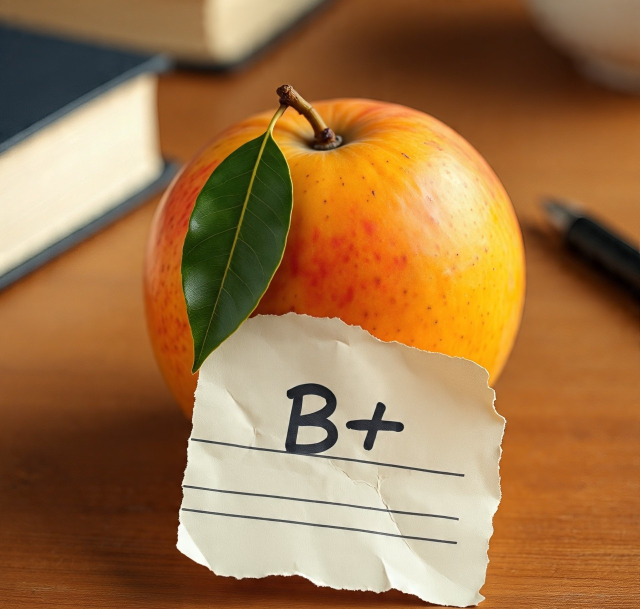
#> input picture assets/images/fruit_grade.jpeg, 1280 x 1218 px (shown at 1/2 size)
$ python -i testing_mango_grading.py   (imports and definitions only)
#> lines starting #> are read from the running program, lines starting #| are printed output that depends on the picture
import joblib
import os
import cv2
import numpy as np
import matplotlib.pyplot as plt
from sklearn.naive_bayes import GaussianNB
from sklearn.model_selection import train_test_split
from sklearn.metrics import classification_report, confusion_matrix


# Load models


# Class names
class_names = {0: 'Undamaged', 1: 'Mild Damage', 2: 'Severe Damage'}
def preprocess_and_extract_features(images):
    features = []
    for img in images:
        resized = cv2.resize(img, (100, 100))  # Resize for uniformity
        gray = cv2.cvtColor(resized, cv2.COLOR_BGR2GRAY)  # RGB → Grayscale

        # Noise Removal: Apply Gaussian blur
        blurred = cv2.GaussianBlur(gray, (5, 5), 0)

        # Thresholding: Grayscale → Binary
        _, binary = cv2.threshold(blurred, 127, 255, cv2.THRESH_BINARY_INV)

        # Extract RGB Mean Values
        avg_color_per_row = np.average(resized, axis=0)
        avg_colors = np.average(avg_color_per_row, axis=0)  # BGR
        b, g, r = avg_colors

        # Extract Size (Area) and Shape (Aspect Ratio)
        contours, _ = cv2.findContours(binary, cv2.RETR_EXTERNAL, cv2.CHAIN_APPROX_SIMPLE)
        area = 0
        aspect_ratio = 0
        if contours:
            c = max(contours, key=cv2.contourArea)
            area = cv2.contourArea(c)
            x, y, w, h = cv2.boundingRect(c)
            aspect_ratio = float(w) / h if h != 0 else 0

        features.append([r, g, b, area, aspect_ratio])
    return np.array(features)

# Test function for new image
def classify_with_both_models(img_path, nb_model, rf_model):
    img = cv2.imread(img_path)
    if img is None:
        print("Error loading image.")
        return

    # Extract features from image
    features = preprocess_and_extract_features([img])  # Your earlier function

    # Predictions
    pred_nb = nb_model.predict(features)[0]
    pred_rf = rf_model.predict(features)[0]

    # Print results
    print(f"\n🟡 Naive Bayes Prediction: {class_names[pred_nb]}")
    print(f"🟢 Random Forest Prediction: {class_names[pred_rf]}")

    # Show image with predictions
    img_rgb = cv2.cvtColor(img, cv2.COLOR_BGR2RGB)
    plt.imshow(img_rgb)
    plt.title(f"NB: {class_names[pred_nb]} | RF: {class_names[pred_rf]}")
    plt.axis('off')
    plt.show()

    return pred_nb, pred_rf

def plot_prediction_comparison(pred_nb, pred_rf):
    predictions = [pred_nb, pred_rf]
    model_names = ['Naive Bayes', 'Random Forest']
    colors = ['orange', 'green']

    plt.bar(model_names, predictions, color=colors)
    plt.ylim(0, 2.5)
    plt.yticks([0, 1, 2], ['Undamaged', 'Mild Damage', 'Severe Damage'])
    plt.title('Model Prediction Comparison')
    plt.ylabel('Predicted Class')
    plt.show()
# Path to your new test image
# [1 line not run here, left out]

# Classify and plot
# [1 line that did not run here, left out]
# [1 line not run here, left out]

>>> import cv2
>>> picture = cv2.imread('../../../assets/images/fruit_grade.jpeg', cv2.IMREAD_GRAYSCALE)
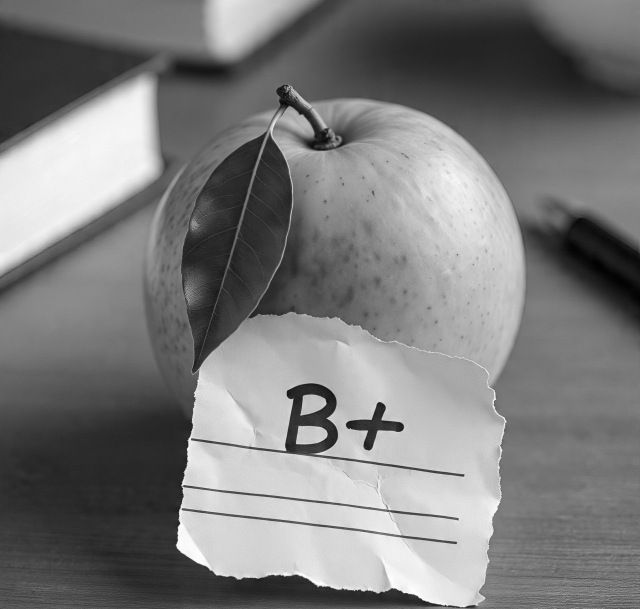
#> picture: shape (1218, 1280) (shown at 1/2 size); min 0, max 255, mean 123.2
#> the loop in preprocess_and_extract_features, `for img in images:` made 1 pass
#> pass 1, in preprocess_and_extract_features, `resized = cv2.resize(img, (100, 100))`:
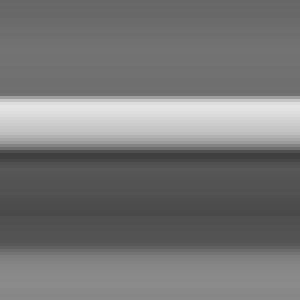
#> resized: shape (100, 100) (shown 3 times larger); min 63, max 228, mean 118.5
#> after the loop in preprocess_and_extract_features, `for img in images:`: features = []
#> (the run stopped early here; a loop or call above may not have finished)

$ run again, on assets/images/fruit_variety.jpeg
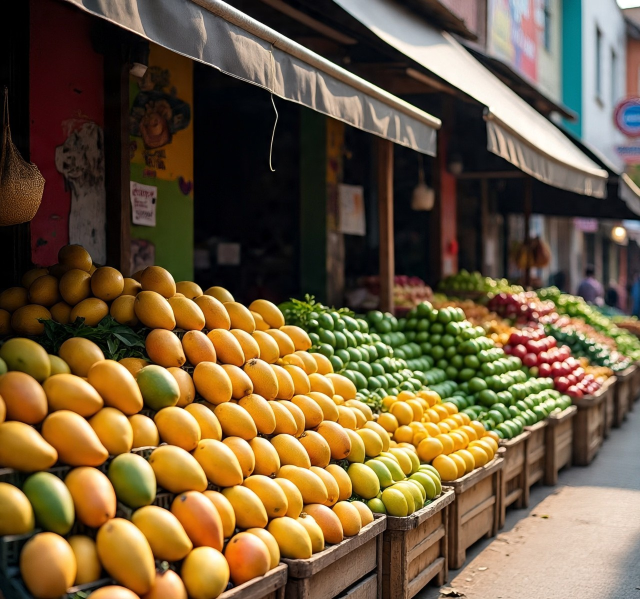
#> input picture assets/images/fruit_variety.jpeg, 1280 x 1198 px (shown at 1/2 size)
#> `picture = cv2.imread('../../../assets/images/fruit_grade.jpeg', cv2.IM..`:
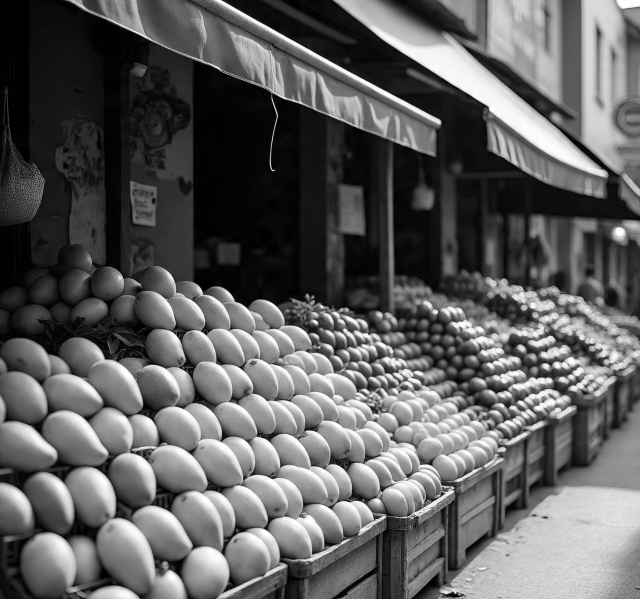
#> picture: shape (1198, 1280) (shown at 1/2 size); min 0, max 255, mean 95
#> the loop in preprocess_and_extract_features, `for img in images:` made 1 pass
#> pass 1, in preprocess_and_extract_features, `resized = cv2.resize(img, (100, 100))`:
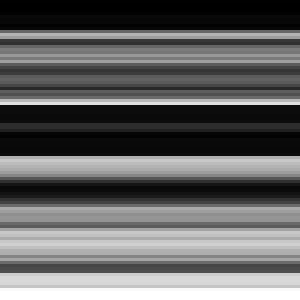
#> resized: shape (100, 100) (shown 3 times larger); min 0, max 255, mean 99.5
#> after the loop in preprocess_and_extract_features, `for img in images:`: features = []

$ run again, on assets/images/leave_damage.jpeg
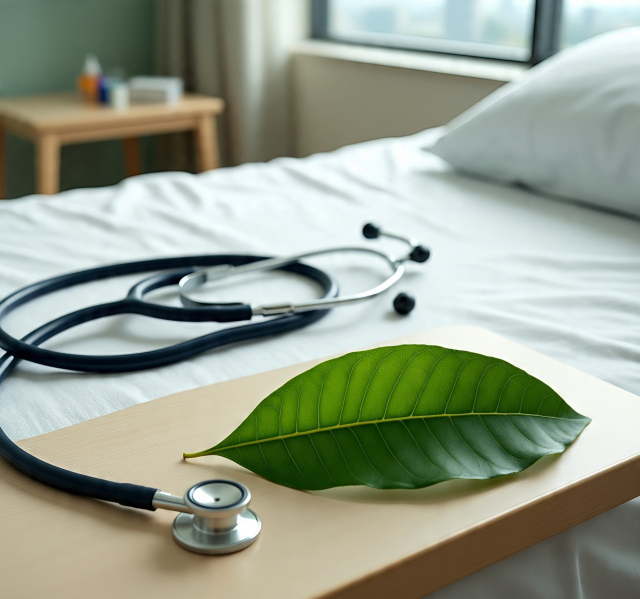
#> input picture assets/images/leave_damage.jpeg, 1280 x 1198 px (shown at 1/2 size)
#> `picture = cv2.imread('../../../assets/images/fruit_grade.jpeg', cv2.IM..`:
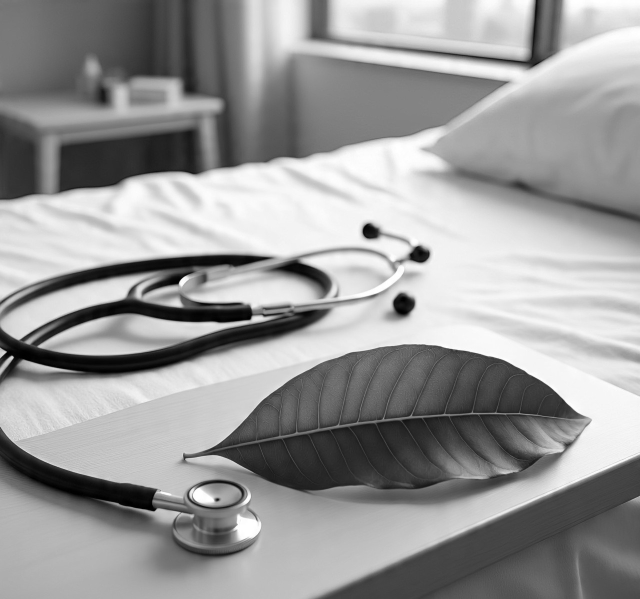
#> picture: shape (1198, 1280) (shown at 1/2 size); min 0, max 255, mean 153.3
#> the loop in preprocess_and_extract_features, `for img in images:` made 1 pass
#> pass 1, in preprocess_and_extract_features, `resized = cv2.resize(img, (100, 100))`:
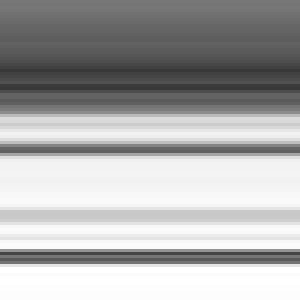
#> resized: shape (100, 100) (shown 3 times larger); min 56, max 255, mean 171.3
#> after the loop in preprocess_and_extract_features, `for img in images:`: features = []

$ run again, on assets/images/welcome.jpeg
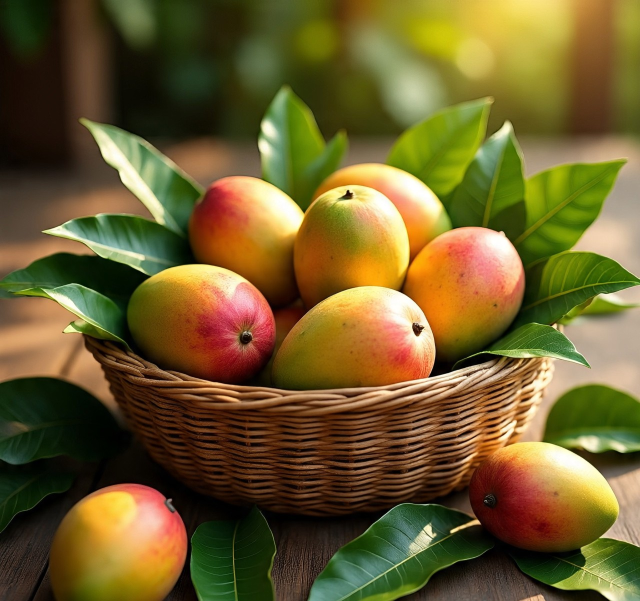
#> input picture assets/images/welcome.jpeg, 1280 x 1202 px (shown at 1/2 size)
#> `picture = cv2.imread('../../../assets/images/fruit_grade.jpeg', cv2.IM..`:
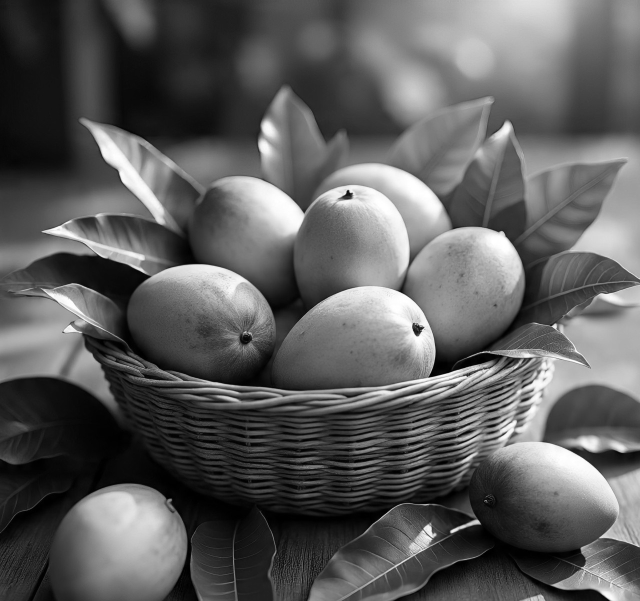
#> picture: shape (1202, 1280) (shown at 1/2 size); min 0, max 255, mean 92.9
#> the loop in preprocess_and_extract_features, `for img in images:` made 1 pass
#> pass 1, in preprocess_and_extract_features, `resized = cv2.resize(img, (100, 100))`:
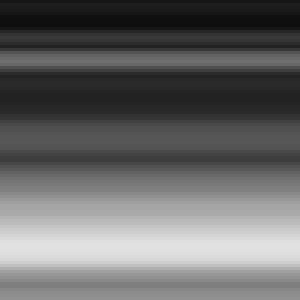
#> resized: shape (100, 100) (shown 3 times larger); min 14, max 225, mean 103.2
#> after the loop in preprocess_and_extract_features, `for img in images:`: features = []
